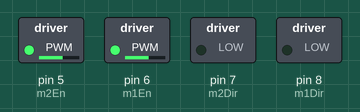
This sketch was run on a simulated Arduino Uno, built with avr-gcc and run on an emulated ATmega328P. Parts: switched loads named in the sketch (green lamp = pin HIGH).

Above: at 4.4 s.
At 8.95 s:
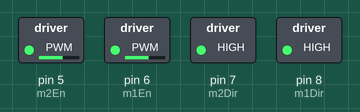
Timing chart, 0 to 9.9 s (numbered marks = the images above):
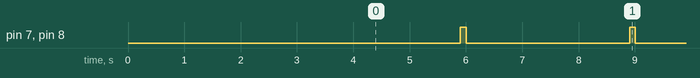

The sketch:

SlowMotorControl.ino
```cpp
/*  Program for very slow quasi-continuous motion below the stall speed of the motor.
Chris Fischer
March 13, 2025
Clinostat control program
Controls two motors with different cycle durations.

Pulse duration sets the "on" time for each motor, in milliseconds
Cycle duration sets the total time from the "on" of one pulse, to the "on" of the next pulse.


*/
#include <LiquidCrystal_I2C.h>

#define m1En 6
#define m2En 5
#define m1Dir 8
#define m2Dir 7

#define sp1in "A2"
#define sp2in "A3"

#define PWM 150

int sp1Delay, sp2Delay;
int sp1SecPerRev, sp2SecPerRev;
float pulseDuration = 100;   //milliseconds
float cycleDuration1 = 3000;
float cycleDuration2 = 3000;  //milliseconds
float delayDuration1, delayDuration2;

long int offTime1, onTime1, tnow;
long int offTime2, onTime2;
int is1on, is2on;


void setup() {
  pinMode(m1En, OUTPUT);
  pinMode(m2En, OUTPUT);
  pinMode(m1Dir, OUTPUT);
  pinMode(m2Dir, OUTPUT);
  pinMode(sp1in, INPUT);
  pinMode(sp2in, INPUT);
  analogWrite(m1En, PWM);
  analogWrite(m2En, PWM);
  offTime1 = millis();
  onTime1 = millis();
  offTime2 = millis();
  onTime2 = millis();
  //digitalWrite(m1Dir, HIGH);
  //digitalWrite(m2Dir, HIGH);
  //digitalWrite(m2Dir, HIGH);
  delay(3000);
 // digitalWrite(m1Dir, LOW);
  is1on = 1;
  is2on = 1;


}

void loop() {
  delayDuration1 = cycleDuration1 - pulseDuration;
  delayDuration2 = cycleDuration2 - pulseDuration;
  tnow = millis();

  if((tnow > (offTime1 + delayDuration1)) && (is1on == 0)){
    digitalWrite(m1Dir, HIGH);
    onTime1 = millis();
    is1on = 1;
  }
  if((tnow > (pulseDuration+onTime1))&& (is1on == 1)){
    digitalWrite(m1Dir, LOW);
    offTime1 = millis();
    is1on = 0;
  }

   if((tnow > (offTime2 + delayDuration2)) && (is2on == 0)){
    digitalWrite(m2Dir, HIGH);
    onTime2 = millis();
    is2on = 1;
  }
  if((tnow > (pulseDuration+onTime2))&& (is2on == 1)){
    digitalWrite(m2Dir, LOW);
    offTime2 = millis();
    is2on = 0;
  }


}
```

Measured:
- by itself, pin 7 (m2Dir), pin 8 (m1Dir): alternates HIGH for 0.10 s and LOW for 2.9 s
